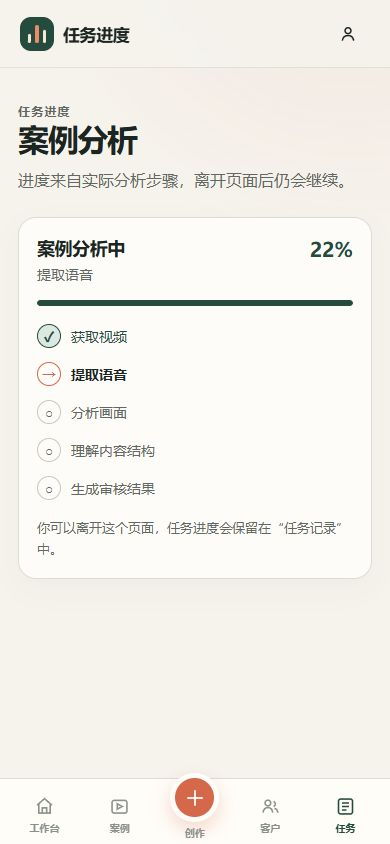
#> input picture internal-console/artifacts/case-progress-390-real.png, 390 x 844 px
$ python -i extract_visual_evidence.py   (imports and definitions only)
#> lines starting #> are read from the running program, lines starting #| are printed output that depends on the picture
#> further down, picture is the input picture: shape (844, 390, 3); mean B, G, R 233.7, 239.4, 241.5
import argparse
import hashlib
import json
import re
from pathlib import Path

import cv2
import numpy as np
from scenedetect import open_video, SceneManager
from scenedetect.detectors import AdaptiveDetector


# [53 lines left out: functions format_timestamp, extract_case_id, save_jpeg_unicode, not called in this run]


def visual_signature(frame):
    """
    Prepare a frame for perceptual comparison.

    Resize + grayscale + blur suppress:
    - compression noise
    - tiny pixel fluctuations
    - insignificant encoding differences
    """

    gray = cv2.cvtColor(
        frame,
        cv2.COLOR_BGR2GRAY,
    )

    gray = cv2.resize(
        gray,
        (320, 180),
        interpolation=cv2.INTER_AREA,
    )
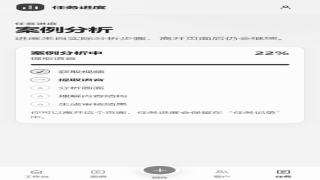
#> gray: shape (180, 320); min 32, max 253, mean 239.4

    gray = cv2.GaussianBlur(
        gray,
        (5, 5),
        0,
    )
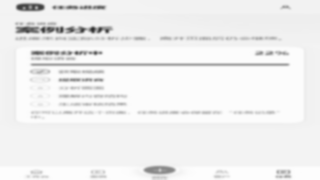
#> gray: shape (180, 320); min 47, max 253, mean 239.4

    return gray.astype(np.float32) / 255.0


# [529 lines left out: functions changed_ratio, main, not called in this run]


# [2 lines not run here, left out]

>>> import cv2
>>> picture = cv2.imread('../internal-console/artifacts/case-progress-390-real.png')
>>> result = visual_signature(picture)

$ run again, on internal-console/artifacts/case-progress-390.png
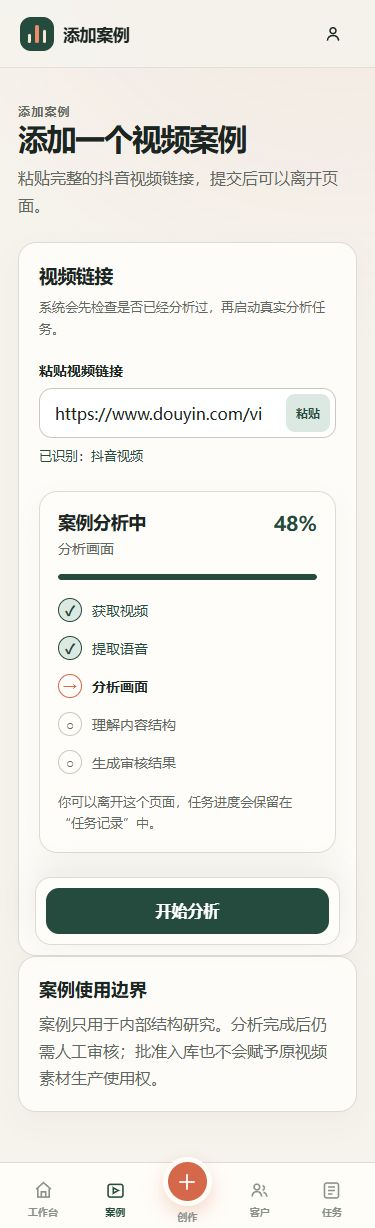
#> input picture internal-console/artifacts/case-progress-390.png, 375 x 1228 px
#> picture is the input picture: shape (1228, 375, 3); mean B, G, R 229.3, 234.5, 235.1
#> in visual_signature, `gray = cv2.resize( gray, (320, 180), interpolation=cv2.INTER_AREA, )`:
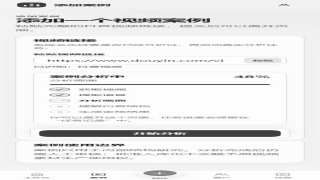
#> gray: shape (180, 320); min 33, max 255, mean 234.1
#> in visual_signature, `gray = cv2.GaussianBlur( gray, (5, 5), 0, )`:
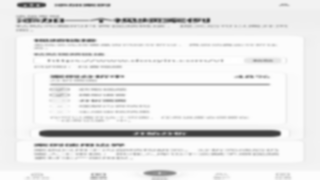
#> gray: shape (180, 320); min 62, max 255, mean 234.1

$ run again, on internal-console/artifacts/case-review-1280.png
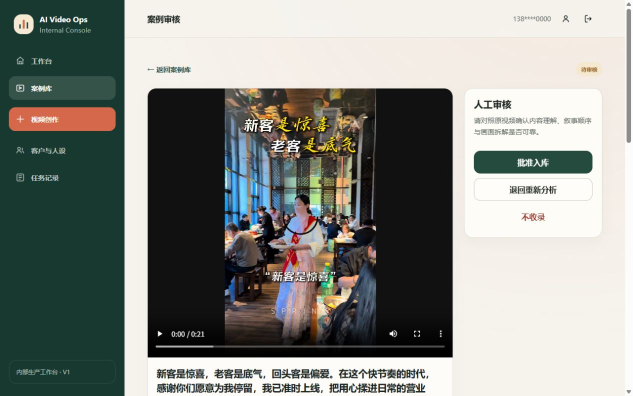
#> input picture internal-console/artifacts/case-review-1280.png, 1265 x 791 px (shown at 1/2 size)
#> picture is the input picture: shape (791, 1265, 3); mean B, G, R 134.7, 140.3, 137
#> in visual_signature, `gray = cv2.resize( gray, (320, 180), interpolation=cv2.INTER_AREA, )`:
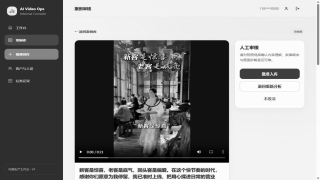
#> gray: shape (180, 320); min 0, max 253, mean 138.7
#> in visual_signature, `gray = cv2.GaussianBlur( gray, (5, 5), 0, )`:
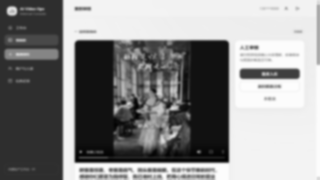
#> gray: shape (180, 320); min 1, max 253, mean 138.6

$ run again, on internal-console/artifacts/case-review-390.png
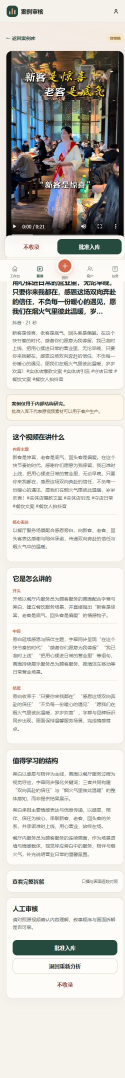
#> input picture internal-console/artifacts/case-review-390.png, 375 x 3234 px (shown at 1/3 size)
#> picture is the input picture: shape (3234, 375, 3); mean B, G, R 204.5, 209.5, 210.7
#> in visual_signature, `gray = cv2.resize( gray, (320, 180), interpolation=cv2.INTER_AREA, )`:
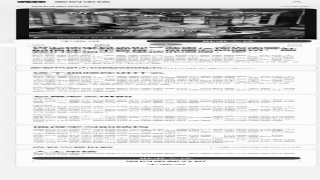
#> gray: shape (180, 320); min 1, max 253, mean 209.3
#> in visual_signature, `gray = cv2.GaussianBlur( gray, (5, 5), 0, )`:
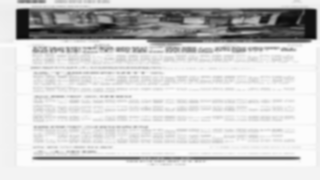
#> gray: shape (180, 320); min 8, max 252, mean 209.3
